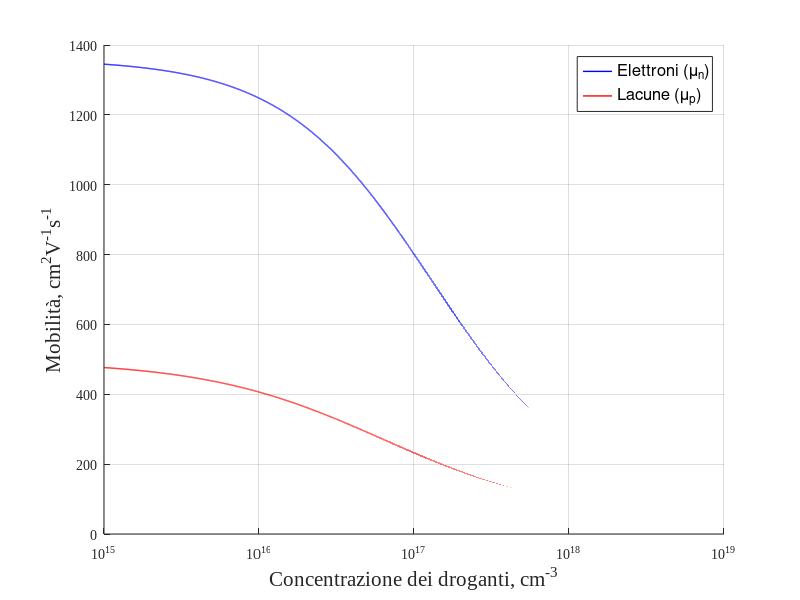

Write MATLAB code to recreate this figure. (Note: this script raises an error after producing the figure.)
clc
clear
close all

format long e

%parametri silicio
N_C = 2.8e19; %cm-3
N_V = 1.04e19; %cm-3
E_g = 1.12; %eV
T = 300; %K
k_B = 1.38064880e-23;
q = 1.60217657e-19;
V_T = k_B*T/q; %V
n_i = sqrt(N_V*N_C)*exp(-E_g/(2*V_T)); %cm-3
eps_si = 11.7*8.5418782e-14; %F cm-1

%parametri candidato
n = 12;
c = 4;

%lunghezza campione
w_n = (n+c+1)*10; %mum
w_p = w_n; %mum

%drogaggio
N_A = sqrt(n*c)*10^(17); %cm-3
N_D = n*10^(17); %cm-3
N_eq = (N_A*N_D)/(N_A+N_D); %cm-3

%tensione built in
V_bi = V_T*log(N_A*N_D/(n_i^2)); %V

%tensione bias
V_bias = n/20; %V

%dati mobilità
mu_n_max = 1360; %cm2 V-1 s-1
mu_n_min = 92; %cm2 V-1 s-1
mu_p_max = 495; %cm2 V-1 s-1
mu_p_min = 47.7; %cm2 V-1 s-1

%modello di Caughey-Thomas
alfa_n = 0.91;
alfa_p = 0.76;

N_p_ref = 6.3e16; %cm-3
N_n_ref = 1.3e17; %cm-3

%mobilità
mu_p = mu_p_min+(mu_p_max-mu_p_min)/(1+(N_A/N_p_ref)^alfa_p); %cm2 V-1 s-1
mu_n = mu_n_min+(mu_n_max-mu_n_min)/(1+(N_D/N_n_ref)^alfa_n); %cm2 V-1 s-1


%% Es.1 mobilità (pt 1)
clc
close all

%Valori drogaggio fra 1e15 e 1e19
x = linspace(1e15,1e19,1e6);

%funzioni da plottare
mu_p_plot = mu_p_min + (mu_p_max - mu_p_min) ./ (1 + (x ./ N_p_ref).^alfa_p); 
mu_n_plot = mu_n_min + (mu_n_max - mu_n_min) ./ (1 + (x ./ N_n_ref).^alfa_n);

%plot
figure
hold on

% Plot delle curve principali
plot(x, mu_n_plot, 'b', 'LineWidth', 1)
plot(x, mu_p_plot, 'r', 'LineWidth', 1)


% Impostazioni assi
grid on
set(gca, 'Xscale', 'log')
set(gca, 'Fontname', 'Times New Roman')
xlabel('Concentrazione dei droganti, cm^{-3}', 'FontSize',15)
ylabel('Mobilità, cm^2V^{-1}s^{-1}', 'FontSize',15)
legend('Elettroni (\mu_n)', 'Lacune (\mu_p)','FontSize',12,'Location', 'best')

% drogaggio N_A e N_D
xline(N_A, '--r', 'HandleVisibility', 'off'); 
xline(N_D, '--b', 'HandleVisibility', 'off');

% punti di intersezione (pallini pieni)
plot(N_A, mu_p, 'ro', 'MarkerFaceColor', 'r', 'MarkerSize', 4, 'HandleVisibility', 'off');
plot(N_D, mu_n, 'bo', 'MarkerFaceColor', 'b', 'MarkerSize', 4, 'HandleVisibility', 'off');

% 3. Etichette di testo
exp_NA = floor(log10(N_A));
mant_NA = N_A / (10^exp_NA);

exp_ND = floor(log10(N_D));
mant_ND = N_D / (10^exp_ND);

% --- ETICHETTE OUTPUT (Mobilità) ---
% Fattore di spostamento verticale (15%) per evitare sovrapposizioni
offset = 0.05; 

% 1. Etichetta Lacune (ROSSA)
% Posizione: Sotto il pallino.
% Soluzione: Moltiplichiamo mu_p per (1 - offset) per abbassare il testo.
% Aggiungiamo ' \quad' alla fine della stringa per staccarlo a sinistra.
text(N_A, mu_p * (1 - offset), ...
    sprintf('$\\mu_p = %.1f \\; \\mathrm{cm}^2\\mathrm{V}^{-1}\\mathrm{s}^{-1} \\quad$', mu_p), ...
    'Interpreter', 'latex', ...
    'FontSize', 11, ...
    'Color', 'r', ...
    'HorizontalAlignment', 'right', ... % Allinea a destra (il testo finisce nel punto)
    'VerticalAlignment', 'top');        % Allinea in alto (il testo "pende" dal punto)

% 2. Etichetta Elettroni (BLU)
% Posizione: Sopra il pallino.
% Soluzione: Moltiplichiamo mu_n per (1 + offset) per alzare il testo.
% Aggiungiamo '\quad ' all'inizio della stringa per staccarlo a destra.
text(N_D, mu_n * (1 + offset), ...
    sprintf('$\\quad \\mu_n = %.1f \\; \\mathrm{cm}^2\\mathrm{V}^{-1}\\mathrm{s}^{-1}$', mu_n), ...
    'Interpreter', 'latex', ...
    'FontSize', 11, ...
    'Color', 'b', ...
    'HorizontalAlignment', 'left', ...  % Allinea a sinistra (il testo inizia dal punto)
    'VerticalAlignment', 'bottom');     % Allinea in basso (il testo sta sopra il punto)

yl = ylim; 
y_pos_text = yl(1) + (yl(2)-yl(1))*0.5; % Posizionato al 5% dell'altezza del grafico

% Etichetta N_A (Rosso, verticale)
text(N_A, y_pos_text, sprintf('$N_A = %.2f \\times 10^{%d} \\; \\mathrm{cm}^{-3}$', mant_NA, exp_NA), ...
    'Interpreter', 'latex', ...
    'Rotation', 90, ...
    'FontSize', 11, 'Color', 'r', ...
    'VerticalAlignment', 'bottom');

% Etichetta N_D formattata come A.AA x 10^BB
text(N_D, y_pos_text, sprintf('$N_D = %.2f \\times 10^{%d} \\; \\mathrm{cm}^{-3}$', mant_ND, exp_ND), ...
    'Interpreter', 'latex', ...
    'Rotation', 90, ...
    'FontSize', 11, 'Color', 'b', ...
    'VerticalAlignment', 'bottom');

grid on

set(gca, 'TickLabelInterpreter', 'latex'); % Fondamentale per renderizzare x_n/x_p
set(gca, 'TickDir', 'out') % Tacche esterne
set(gca, 'LineWidth', 1.2) % Chiude il grafico 
set(gca, 'GridLineStyle', '-') % Tacche esternein un riquadro (assi dx e alto)
set(gca, 'XMinorTick', 'on')

set(gca, 'TickLabelInterpreter', 'latex')
set(gca, 'FontSize', 15)
set(gca, 'FontName', 'Computer Modern')

hold off
%exportgraphics(gcf, 'mobilità.pdf', 'ContentType', 'vector');


%% Es.2 regione svuotata (pt 2)
clc
close all

%regione svuotata eq
x_n_0 = sqrt((2*eps_si*N_eq*V_bi)/(q*N_D^2))*1e4; %mum
x_p_0 = sqrt((2*eps_si*N_eq*V_bi)/(q*N_A^2))*1e4; %mum
x_d_0 = x_p_0 + x_n_0; %mum

x_n_bias = sqrt((2*eps_si*N_eq*(V_bi-V_bias))/(q*N_D^2))*1e4; %mum
x_p_bias = sqrt((2*eps_si*N_eq*(V_bi-V_bias))/(q*N_A^2))*1e4; %mum
x_d_bias = x_p_bias + x_n_bias;

V_a = linspace(-1,V_bi,1000); %V

x_n_plot = sqrt((2*eps_si*N_eq*(V_bi-V_a))/(q*N_D^2))*1e4; %mum
x_p_plot = sqrt((2*eps_si*N_eq*(V_bi-V_a))/(q*N_A^2))*1e4; %mum
x_d_plot = x_p_plot + x_n_plot;


%plot
figure
hold on

% --- PLOT CURVE ---
plot(V_a, x_n_plot, 'b', 'LineWidth', 1)
plot(V_a, x_p_plot, 'r', 'LineWidth', 1)
plot(V_a, x_d_plot, 'k', 'LineWidth', 1)

xlim([-V_bi, V_bi])

% --- IMPOSTAZIONI ASSI ---
grid on
set(gca, 'TickLabelInterpreter', 'latex')
set(gca, 'FontSize', 15)
xlabel('Tensione di Bias, V', 'Interpreter', 'latex')
ylabel('Ampiezza della regione svuotata, $\mu \mathrm{m}$', 'Interpreter', 'latex')
legend('Regione $n$ ($x_p$)', 'Regione $p$ ($x_n$)', 'Ampiezza totale ($x_d$)', ...
    'FontSize',12,'Location', 'best', 'Interpreter', 'latex')

% --- RETTE E PUNTI (BIAS) ---
% Usa V_bias invece di 0 se hai calcolato un bias specifico
xline(0, '--k', 'HandleVisibility', 'off'); 
xline(V_bias, '--k', 'HandleVisibility', 'off'); 

%eq
plot(0, x_p_0, 'ro', 'MarkerFaceColor', 'r', 'MarkerSize', 4, 'HandleVisibility', 'off');
plot(0, x_n_0, 'bo', 'MarkerFaceColor', 'b', 'MarkerSize', 4, 'HandleVisibility', 'off');
plot(0, x_d_0, 'ko', 'MarkerFaceColor', 'k', 'MarkerSize', 4, 'HandleVisibility', 'off');

%bias
plot(V_bias, x_p_bias, 'ro', 'MarkerFaceColor', 'r', 'MarkerSize', 4, 'HandleVisibility', 'off');
plot(V_bias, x_n_bias, 'bo', 'MarkerFaceColor', 'b', 'MarkerSize', 4, 'HandleVisibility', 'off');
plot(V_bias, x_d_bias, 'ko', 'MarkerFaceColor', 'k', 'MarkerSize', 4, 'HandleVisibility', 'off');

% --- ETICHETTE DI TESTO ---
%eq
% x_p_0
exp_xp = floor(log10(x_p_0));
mant_xp = x_p_0 / (10^exp_xp);

% x_n_0
exp_xn = floor(log10(x_n_0));
mant_xn = x_n_0 / (10^exp_xn);

% x_d_0 (Totale)
exp_xd = floor(log10(x_d_0));
mant_xd = x_d_0 / (10^exp_xd);

%bias
% x_p_bias
exp_xp_b = floor(log10(x_p_bias));
mant_xp_b = x_p_bias / (10^exp_xp_b);

% x_n_bias
exp_xn_b = floor(log10(x_n_bias));
mant_xn_b = x_n_bias / (10^exp_xn_b);

% x_d_bias (Totale)
exp_xd_b = floor(log10(x_d_bias));
mant_xd_b = x_d_bias / (10^exp_xd_b);

% --- ETICHETTE DI TESTO CON NOTAZIONE SCIENTIFICA ---

% Etichetta x_p_0 (Rosso)
text(0, x_p_0, sprintf('$x_{p,0} = %.2f \\times 10^{%d} \\; \\mu \\mathrm{m}$', mant_xp, exp_xp), ...
    'Interpreter', 'latex', ...
    'FontSize', 11, 'Color', 'r', ...
    'HorizontalAlignment', 'right', ...
    'VerticalAlignment', 'top'); % Bottom sposta la scritta sopra il punto

% Etichetta x_n_0 (Blu)
text(0, x_n_0, sprintf('$x_{n,0} = %.2f \\times 10^{%d} \\; \\mu \\mathrm{m}$', mant_xn, exp_xn), ...
    'Interpreter', 'latex', ...
    'FontSize', 11, 'Color', 'b', ...
    'HorizontalAlignment', 'right', ... % Allineato a destra come richiesto
    'VerticalAlignment', 'top');    % Top sposta la scritta sotto il punto

% Etichetta x_d_0 (Nero - Totale)
text(0, x_d_0, sprintf('$x_{d,0} = %.2f \\times 10^{%d} \\; \\mu \\mathrm{m}$', mant_xd, exp_xd), ...
    'Interpreter', 'latex', ...
    'FontSize', 11, 'Color', 'k', ...
    'HorizontalAlignment', 'right', ... % Left per staccarlo dagli altri se x_d è più in alto
    'VerticalAlignment', 'top');

% Etichetta x_p_0 (Rosso)
text(V_bias, x_p_bias, sprintf('$x_{p,bias} = %.2f \\times 10^{%d} \\; \\mu \\mathrm{m}$', mant_xp_b, exp_xp_b), ...
    'Interpreter', 'latex', ...
    'FontSize', 11, 'Color', 'r', ...
    'HorizontalAlignment', 'right', ...
    'VerticalAlignment', 'top'); % Bottom sposta la scritta sopra il punto

% Etichetta x_n_0 (Blu)
text(V_bias, x_n_bias, sprintf('$x_{n,bias} = %.2f \\times 10^{%d} \\; \\mu \\mathrm{m}$', mant_xn_b, exp_xn_b), ...
    'Interpreter', 'latex', ...
    'FontSize', 11, 'Color', 'b', ...
    'HorizontalAlignment', 'right', ... % Allineato a destra come richiesto
    'VerticalAlignment', 'top');    % Top sposta la scritta sotto il punto

% Etichetta x_d_0 (Nero - Totale)
text(V_bias, x_d_bias, sprintf('$x_{d,bias} = %.2f \\times 10^{%d} \\; \\mu \\mathrm{m}$', mant_xd_b, exp_xd_b), ...
    'Interpreter', 'latex', ...
    'FontSize', 11, 'Color', 'k', ...
    'HorizontalAlignment', 'right', ... % Left per staccarlo dagli altri se x_d è più in alto
    'VerticalAlignment', 'top');

% --- ETICHETTA TENSIONE BIAS ---
yl = ylim; 
y_pos_text_eq = yl(1) + (yl(2)-yl(1))*0.8; 

text(0, y_pos_text_eq, sprintf('$V_{bias} = %.0f \\; V$', 0), ...
    'Interpreter', 'latex', ...
    'Rotation', 90, ...
    'FontSize', 11, 'Color', 'k', ...
    'VerticalAlignment', 'bottom');

yl = ylim; 
y_pos_text_bias = yl(1) + (yl(2)-yl(1))*0.6; 

text(V_bias, y_pos_text_bias, sprintf('$V_{bias} = %.2f \\; V$', V_bias), ...
    'Interpreter', 'latex', ...
    'Rotation', 90, ...
    'FontSize', 11, 'Color', 'k', ...
    'VerticalAlignment', 'bottom');

box off
set(gca, 'XMinorTick', 'on', 'YMinorTick', 'on')
set(gca, 'TickLabelInterpreter', 'latex')
set(gca, 'FontName', 'Times New Roman')
set(gca, 'LineWidth', 1)


hold off

%exportgraphics(gcf, 'ampiezza_regione_svuotamento.pdf', 'ContentType', 'vector');

%% Es. 1 Diagramma a bande, eq (pt 3)
clc
close all

Ec = pn_eq_band_diag('ConductionBandPotential.txt');
Ev = pn_eq_band_diag('ValenceBandPotential.txt');
EFn = pn_eq_band_diag('nQuasiFermiLevel.txt');
EFp = pn_eq_band_diag('pQuasiFermiLevel.txt');
Potential = pn_eq_band_diag('ElectrostaticPotential.txt');
EFi = -Potential;


%distanze energetiche

%lato n
EC_EF_n_th = V_T*log(N_C/N_D);
EF_EV_n_th = V_T*log(N_V*N_D/(n_i^2));

%lato p
EC_EF_p_th = V_T*log(N_C*N_A/(n_i^2));
EF_EV_p_th = V_T*log(N_V/N_A);



figure
hold on

xlim([-0.1, 0.1]); 

%energy bands
plot(Ec(:,1)-w_p, Ec(:,2), 'LineWidth',1)
plot(Ev(:,1)-w_p, Ev(:,2), 'LineWidth',1)
plot(EFn(:,1)-w_p, EFn(:,2),'b', 'LineWidth',1)
plot(EFp(:,1)-w_p, EFp(:,2),'r--','LineWidth',1)
plot(Potential(:,1)-w_p, EFi(:,2), 'LineWidth',1)

%delpleted region
xline(x_n_0, '--k', 'HandleVisibility', 'off'); 
xline(-x_p_0, '--k', 'HandleVisibility', 'off'); 
xline(0, '--k', 'HandleVisibility', 'off'); 

% quote
data_Ec_shifted = [Ec(:,1)-w_p, Ec(:,2)];
data_EFp_shifted = [EFp(:,1)-w_p, EFp(:,2)];
data_Ev_shifted = [Ev(:,1)-w_p, Ev(:,2)];

quota_esterna(-2.5*x_n_0, -0.005, data_Ec_shifted, data_EFp_shifted, 0.02,  '$E_{C,p} - E_{F} = 1.05\,\mathrm{eV}$');
quota_esterna(2.3*x_n_0, 0.012, data_Ec_shifted, data_EFp_shifted, 0.12, '$E_{C,n} - E_{F} = 81.4\,\mathrm{meV}$');

quota_esterna(-2.5*x_p_0, 0.005, data_EFp_shifted, data_Ev_shifted, -0.12, '$E_{F} - E_{V,p} = 70.0\,\mathrm{meV}$');
quota_esterna(2.2*x_n_0, 0.005, data_EFp_shifted, data_Ev_shifted, 0.09, '$E_{F} - E_{V,n} = 1.04\,\mathrm{eV}$');

%quote orizzontali
quota_orizzontale(-x_p_0, x_n_0, 0.3, 0.9, '$x_{d,0}$');


% --- RAPPRESENTAZIONE qV_bi (Extension Line + Quota) ---
xl = xlim;
total_width = xl(2) - xl(1);

% 2. Calcola un punto di partenza con un margine del 2% rispetto all'asse Y
margin = total_width * 0.05; 
x_start_safe = xl(1) + margin; % Parte un po' dopo il bordo sinistro

% 3. Identifica i livelli (come prima)
y_Ec_p_side = max(Ec(:,2)); 
y_Ec_n_side = min(Ec(:,2));

%pot built in
V_bi_padre = y_Ec_p_side-y_Ec_n_side;

x_arrow_pos = x_n_0 * 2.0;

% x_arrow_pos: dove metti la freccia
% min(xlim): da dove parte la linea tratteggiata (sinistra del grafico)
% y_Ec_p_side: valore alto (Ec regione p)
% y_Ec_n_side: valore basso (Ec regione n)
quota_potenziale_built_in(x_arrow_pos, x_start_safe, y_Ec_p_side, y_Ec_n_side, '$qV_{bi} = 0.97\,\mathrm{eV}$');




hold off
xlabel('Posizione-x, \mum') 
ylabel('Energia, eV')

xregion(-x_p_0, x_n_0, 'FaceColor', [0.9 0.9 0.9], 'FaceAlpha', 0.5);

legend('$E_c$','$E_v$','$E_{F_p}$','$E_{F_n}$','$E_{F_i}$','FontSize',12 ,'Interpreter', 'latex')
set(gca, 'Fontname', 'Times New Roman')

grid on
box off
set(gca, 'TickDir', 'out', 'TickLabelInterpreter', 'latex', 'FontSize', 15)

% --- PERSONALIZZAZIONE ASSE X (Solo x_p, 0, x_n) ---

% --- GESTIONE SMART DELLE TACCHE ASSE X ---

% 1. Forza l'aggiornamento del grafico per calcolare le tacche automatiche attuali
drawnow; 
current_ticks = xticks; 

% 2. Definisci le tue tacche speciali e le relative etichette
special_ticks = [-x_p_0, 0, x_n_0];
special_labels = {'$-x_{p,0}$', '0', '$x_{n,0}$'};

% 3. Unisci le tacche, rimuovendo quelle standard troppo vicine alle speciali
%    (Questo evita che un numero come 0.02 si sovrapponga a x_n se sono vicini)
range_x = max(current_ticks) - min(current_ticks);
tolerance = range_x * 0.05; % Tolleranza del 3% della larghezza totale

final_ticks = special_ticks;
final_labels = special_labels;

for i = 1:length(current_ticks)
    val = current_ticks(i);
    % Se la tacca corrente è "lontana" da tutte le tacche speciali, la teniamo
    if all(abs(val - special_ticks) > tolerance)
        final_ticks(end+1) = val;
        % Convertiamo il numero in stringa (stile 'general' rimuove zeri inutili)
        final_labels{end+1} = num2str(val, '%.2g'); 
    end
end

% 4. Ordina tacche ed etichette
[final_ticks, sort_idx] = sort(final_ticks);
final_labels = final_labels(sort_idx);

% 5. Applica al grafico
xticks(final_ticks);
xticklabels(final_labels);

% 6. Assicura che la griglia sia attiva e stilosa
grid on
set(gca, 'TickLabelInterpreter', 'latex'); % Fondamentale per renderizzare x_n/x_p


set(gca, 'GridLineStyle', '-', 'LineWidth',0.1)

set(gca, 'TickDir', 'out') % Tacche esterne
set(gca, 'LineWidth', 1.2) % Chiude il grafico in un riquadro (assi dx e alto)
set(gca, 'XMinorTick', 'on', 'YMinorTick', 'on')

% Impostazioni tipografiche
set(gca, 'TickLabelInterpreter', 'latex')
set(gca, 'FontSize', 15)
set(gca, 'FontName', 'Times New Roman')

%exportgraphics(gcf, 'en_band_diag_eq.pdf', 'ContentType', 'vector');

%% %% Es. 1 Diagramma a bande con bias, eq (pt 4)
clc
close all
Ec_bias = pn_bias_band_diag('ConductionBandPotential_bias.txt');
Ev_bias = pn_bias_band_diag('ValenceBandPotential_bias.txt');
EFn_bias = pn_bias_band_diag('nQuasiFermiLevel_bias.txt');
EFp_bias = pn_bias_band_diag('pQuasiFermiLevel_bias.txt');
Potential_bias = pn_bias_band_diag('ElectrostaticPotential_bias.txt');
EFi_bias = -Potential_bias;


figure
hold on

%energy bands
plot(Ec_bias(:,1)-w_p, Ec_bias(:,2), 'LineWidth',1)
plot(Ev_bias(:,1)-w_p, Ev_bias(:,2), 'LineWidth',1)
plot(EFn_bias(:,1)-w_p, -EFn_bias(:,2),'b--', 'LineWidth',1)
plot(EFp_bias(:,1)-w_p, -EFp_bias(:,2),'r--','LineWidth',1)
plot(Potential_bias(:,1)-w_p, EFi_bias(:,2), 'LineWidth',1)

%delpleted region
xline(x_n_bias, '--k', 'HandleVisibility', 'off'); 
xline(-x_p_bias, '--k', 'HandleVisibility', 'off'); 
xline(0, '--k', 'HandleVisibility', 'off'); 

xlim([-0.1, 0.1]); 
ylim([-1.5,1.5]);

%distanze energetiche

%lato p
EFi_EFp_th_p = V_T*log(N_A/n_i);
n_p_xp = n_i^2/N_A*(exp(V_bias/V_T));
EFn_Efi_th_p = -V_T*log(n_p_xp/n_i);

EC_EFi_th = V_T*log(N_C/n_i);
EFi_EV_th = V_T*log(N_V/n_i);
EC_EFn_th_p = EC_EFi_th + EFn_Efi_th_p
EFp_EV_p_th = EFi_EV_th - EFi_EFp_th_p

%lato n
p_n_xn = n_i^2/N_D*(exp(V_bias/V_T));
EFi_EFp_th_n = -V_T*log(n_p_xp/n_i);
EFn_Efi_th_n = V_T*log(N_D/n_i);

EC_EFn_th_n = EC_EFi_th - EFn_Efi_th_n
EFp_EV_n_th = EFi_EV_th + EFi_EFp_th_n

% quote
data_Ec_shifted_bias = [Ec_bias(:,1)-w_p, Ec_bias(:,2)];
data_EFp_shifted_bias = [EFp_bias(:,1)-w_p, -EFp_bias(:,2)];
data_Ev_shifted_bias = [Ev_bias(:,1)-w_p, Ev_bias(:,2)];
data_EFn_shifted_bias = [EFn_bias(:,1)-w_p, -EFn_bias(:,2)];

quota_esterna(-6*x_n_bias, 0.005, data_Ec_shifted_bias, data_EFn_shifted_bias, 0,  '$E_{C,p} - E_{F_n} = 0.450\,\mathrm{eV}$');
quota_esterna(3.5*x_n_bias, 0.012, data_Ec_shifted_bias, data_EFn_shifted_bias, -0.1, '$E_{C,n} - E_{F_n} = 81.4\,\mathrm{meV}$');

quota_esterna(-3*x_n_bias, -0.012, data_EFp_shifted_bias, data_Ev_shifted_bias, -0.1,  '$E_{F_p} - E_{V,p} = 70.0\,\mathrm{meV}$');
quota_esterna(6*x_n_bias, -0.005, data_EFp_shifted_bias, data_Ev_shifted_bias, 0, '$E_{F_p} - E_{V,n} = 0.438\,\mathrm{eV}$');

quota_esterna(0.018, 0.005, data_EFn_shifted_bias, data_EFp_shifted_bias, 0, '$E_{F_n} - E_{F_p} = 0.60\,\mathrm{eV}$');

xregion(-x_p_bias, x_n_bias, 'FaceColor', [0.9 0.9 0.9], 'FaceAlpha', 0.5);

%quote orizzontali
quota_orizzontale(-x_p_bias, x_n_bias, 0.4, 0.2, '$x_{d,bias}$');

% --- RAPPRESENTAZIONE qV_bi (Extension Line + Quota) ---
xl = xlim;
total_width = xl(2) - xl(1);
% 
%2. Calcola un punto di partenza con un margine del 2% rispetto all'asse Y
margin = total_width * 0.05; 
x_start_safe = xl(1) + margin; % Parte un po' dopo il bordo sinistro
% 
% 3. Identifica i livelli (come prima)
y_Ec_p_side_bias = max(Ec_bias(:,2)); 
y_Ec_n_side_bias = min(Ec_bias(:,2));

%pot built in
V_bi_padre_bias = y_Ec_p_side_bias-y_Ec_n_side_bias;
% 
x_arrow_pos_bias = x_n_0 *1.5;
if x_arrow_pos_bias > xl(2), x_arrow_pos_bias = xl(2) * 0.9; end
% 
quota_potenziale_built_in(x_arrow_pos_bias, x_start_safe, y_Ec_p_side_bias, y_Ec_n_side_bias, '$q(V_{bi}-V_{bias}) = 0.37\,\mathrm{eV}$');

hold off
xlabel('Posizione-x, \mum') 
ylabel('Energia, eV')

legend('$E_C$','$E_V$','$E_{F_n}$','$E_{F_p}$','$E_{F_i}$','FontSize',12, 'Interpreter', 'latex')
set(gca, 'Fontname', 'Times New Roman')
set(gca, 'Fontsize', 15)
% 
grid on
box off
set(gca, 'TickDir', 'out', 'TickLabelInterpreter', 'latex', 'FontSize', 12)

% --- PERSONALIZZAZIONE ASSE X (Solo x_p, 0, x_n) ---

% --- GESTIONE SMART DELLE TACCHE ASSE X ---

% 1. Forza l'aggiornamento del grafico per calcolare le tacche automatiche attuali
drawnow; 
current_ticks = xticks; 

% 2. Definisci le tue tacche speciali e le relative etichette
special_ticks = [-x_p_bias, 0, x_n_bias];
special_labels = {'$-x_{p_{bias}}$', '0', '$x_{n_{bias}}$'};

% 3. Unisci le tacche, rimuovendo quelle standard troppo vicine alle speciali
%    (Questo evita che un numero come 0.02 si sovrapponga a x_n se sono vicini)
range_x = max(current_ticks) - min(current_ticks);
tolerance = range_x * 0.05; % Tolleranza del 3% della larghezza totale

final_ticks = special_ticks;
final_labels = special_labels;

for i = 1:length(current_ticks)
    val = current_ticks(i);
    % Se la tacca corrente è "lontana" da tutte le tacche speciali, la teniamo
    if all(abs(val - special_ticks) > tolerance)
        final_ticks(end+1) = val;
        % Convertiamo il numero in stringa (stile 'general' rimuove zeri inutili)
        final_labels{end+1} = num2str(val, '%.2g'); 
    end
end

% 4. Ordina tacche ed etichette
[final_ticks, sort_idx] = sort(final_ticks);
final_labels = final_labels(sort_idx);

% 5. Applica al grafico
xticks(final_ticks);
xticklabels(final_labels);

% 6. Assicura che la griglia sia attiva e stilosa
grid on
set(gca, 'TickLabelInterpreter', 'latex'); % Fondamentale per renderizzare x_n/x_p
set(gca, 'TickDir', 'out') % Tacche esterne
set(gca, 'LineWidth', 1.2) % Chiude il grafico in un riquadro (assi dx e alto)
set(gca, 'XMinorTick', 'on', 'YMinorTick', 'on')

set(gca, 'TickLabelInterpreter', 'latex')
set(gca, 'FontSize', 15)
set(gca, 'FontName', 'Times New Roman')

%exportgraphics(gcf, 'en_band_diag_bias.pdf', 'ContentType', 'vector');



%% Es.1 Potenziale eq (pt 5)
clc
close all

Potential = pn_eq_band_diag('ElectrostaticPotential.txt');

fattore_trasl = 1.368813372080000e-01;


x_depl_p = linspace(-x_p_0,0, 1000);
x_neu_p = linspace(-w_p,-x_p_0, 1000);
x_depl_n = linspace(0,x_n_0, 1000);
x_neu_n = linspace(x_n_0,w_n, 1000);

% 1. Pre-allocazione del vettore risultato (es. con NaN o zeri)
y_depl_p = zeros(size(x_depl_p)); 
y_depl_p = (q*N_A)/(2*eps_si)*(x_depl_p.*10^(-4)+(x_p_0*10^(-4))).^2 - (q*N_A)/(2*eps_si)*(x_p_0*10^(-4))^2;

y_neu_p = zeros(size(x_neu_p)); 
y_neu_p(1,:) = - (q*N_A)/(2*eps_si)*(x_p_0*10^(-4))^2;

y_depl_n = zeros(size(x_depl_p)); 
y_depl_n = -(q*N_D)/(2*eps_si)*(x_depl_n.*10^(-4)-(x_n_0*10^(-4))).^2 + (q*N_D)/(2*eps_si)*(x_n_0*10^(-4))^2;

y_neu_n = zeros(size(x_neu_p)); 
y_neu_n(1,:) = + (q*N_D)/(2*eps_si)*(x_n_0*10^(-4))^2;

figure
hold on
plot(Potential(:,1)-w_p, Potential(:,2) - fattore_trasl,'r', 'LineWidth',1.2)
plot(x_neu_p,y_neu_p,'b', 'LineWidth',1.2)
plot(x_depl_p,y_depl_p,'b', 'LineWidth',1.2)
plot(x_depl_n,y_depl_n,'b', 'LineWidth',1.2)
plot(x_neu_n,y_neu_n,'b', 'LineWidth',1.2)
xlim([-0.1, 0.1]); 
ylim([-0.8, 0.6]); 
hold off

xlabel('Posizione-x, \mum') 
ylabel('Potenziale elettrostatico, V')

legend('$\varphi_{0}$ Simulazione Padre','$\varphi_{0}$ Modello teorico','FontSize',12, 'Interpreter', 'latex')

xregion(-x_p_0, x_n_0, 'FaceColor', [0.9 0.9 0.9], ...
    'FaceAlpha', 0.5, 'HandleVisibility', 'off');
xline(x_n_0, '--k', 'HandleVisibility', 'off'); 
xline(-x_p_0, '--k', 'HandleVisibility', 'off'); 
xline(0, '--k', 'HandleVisibility', 'off'); 

% 1. Forza l'aggiornamento del grafico per calcolare le tacche automatiche attuali
drawnow; 
current_ticks = xticks; 

% 2. Definisci le tue tacche speciali e le relative etichette
special_ticks = [-x_p_0, 0, x_n_0];
special_labels = {'$-x_{p,0}$', '0', '$x_{n,0}$'};

% 3. Unisci le tacche, rimuovendo quelle standard troppo vicine alle speciali
%    (Questo evita che un numero come 0.02 si sovrapponga a x_n se sono vicini)
range_x = max(current_ticks) - min(current_ticks);
tolerance = range_x * 0.05; % Tolleranza del 3% della larghezza totale

final_ticks = special_ticks;
final_labels = special_labels;

for i = 1:length(current_ticks)
    val = current_ticks(i);
    % Se la tacca corrente è "lontana" da tutte le tacche speciali, la teniamo
    if all(abs(val - special_ticks) > tolerance)
        final_ticks(end+1) = val;
        % Convertiamo il numero in stringa (stile 'general' rimuove zeri inutili)
        final_labels{end+1} = num2str(val, '%.2g'); 
    end
end

% 4. Ordina tacche ed etichette
[final_ticks, sort_idx] = sort(final_ticks);
final_labels = final_labels(sort_idx);

% 5. Applica al grafico
xticks(final_ticks);
xticklabels(final_labels);

% 6. Assicura che la griglia sia attiva e stilosa
grid on

set(gca, 'TickLabelInterpreter', 'latex'); % Fondamentale per renderizzare x_n/x_p
set(gca, 'TickDir', 'out') % Tacche esterne
set(gca, 'LineWidth', 1.2) % Chiude il grafico in un riquadro (assi dx e alto)
set(gca, 'XMinorTick', 'on')

set(gca, 'TickLabelInterpreter', 'latex')
set(gca, 'FontSize', 15)
set(gca, 'FontName', 'Times New Roman')

exportgraphics(gcf, 'potential_equilibrium.pdf', 'ContentType', 'vector');




%% %% Es.1 Potenziale con bias (pt 5)
clc
close all

Potential_bias = pn_bias_band_diag('ElectrostaticPotential_bias.txt');

fattore_trasl = 0.356445670776;


x_depl_p_bias = linspace(-x_p_bias,0, 1000);
x_neu_p_bias = linspace(-w_p,-x_p_bias, 1000);
x_depl_n_bias = linspace(0,x_n_bias, 1000);
x_neu_n_bias = linspace(x_n_bias,w_n, 1000);


y_depl_p_bias = zeros(size(x_depl_p_bias)); 
y_depl_p_bias = (q*N_A)/(2*eps_si)*(x_depl_p_bias.*10^(-4)+(x_p_bias*10^(-4))).^2 - (q*N_A)/(2*eps_si)*(x_p_bias*10^(-4))^2;

y_neu_p_bias = zeros(size(x_neu_p_bias)); 
y_neu_p_bias(1,:) = - (q*N_A)/(2*eps_si)*(x_p_bias*10^(-4))^2;

y_depl_n_bias = zeros(size(x_depl_p_bias)); 
y_depl_n_bias = -(q*N_D)/(2*eps_si)*(x_depl_n_bias.*10^(-4)-(x_n_bias*10^(-4))).^2 + (q*N_D)/(2*eps_si)*(x_n_bias*10^(-4))^2;

y_neu_n_bias = zeros(size(x_neu_p_bias)); 
y_neu_n_bias(1,:) = + (q*N_D)/(2*eps_si)*(x_n_bias*10^(-4))^2;

figure
hold on
plot(Potential_bias(:,1)-w_p, Potential_bias(:,2) - fattore_trasl,'r', 'LineWidth',1.2)
plot(x_neu_p_bias,y_neu_p_bias,'b', 'LineWidth',1.2)
plot(x_depl_p_bias,y_depl_p_bias,'b', 'LineWidth',1.2)
plot(x_depl_n_bias,y_depl_n_bias,'b', 'LineWidth',1.2)
plot(x_neu_n_bias,y_neu_n_bias,'b', 'LineWidth',1.2)
xlim([-0.1, 0.1]); 
hold off

xlabel('Posizione-x, \mum') 
ylabel('Potenziale elettrostatico, V')

legend('$\varphi_{bias}$ Simulazione Padre','$\varphi_{bias}$ Modello teorico','FontSize',12, 'Interpreter', 'latex')
ylim([-0.8,0.6])
xregion(-x_p_bias, x_n_bias, 'FaceColor', [0.9 0.9 0.9], ...
    'FaceAlpha', 0.5, 'HandleVisibility', 'off');
xline(x_n_bias, '--k', 'HandleVisibility', 'off'); 
xline(-x_p_bias, '--k', 'HandleVisibility', 'off'); 
xline(0, '--k', 'HandleVisibility', 'off'); 

% 1. Forza l'aggiornamento del grafico per calcolare le tacche automatiche attuali
drawnow; 
current_ticks = xticks; 

% 2. Definisci le tue tacche speciali e le relative etichette
special_ticks = [-x_p_bias, 0, x_n_bias];
special_labels = {'$-x_{p_{bias}}$', '0', '$x_{n_{bias}}$'};

% 3. Unisci le tacche, rimuovendo quelle standard troppo vicine alle speciali
%    (Questo evita che un numero come 0.02 si sovrapponga a x_n se sono vicini)
range_x = max(current_ticks) - min(current_ticks);
tolerance = range_x * 0.05; % Tolleranza del 3% della larghezza totale

final_ticks = special_ticks;
final_labels = special_labels;

for i = 1:length(current_ticks)
    val = current_ticks(i);
    % Se la tacca corrente è "lontana" da tutte le tacche speciali, la teniamo
    if all(abs(val - special_ticks) > tolerance)
        final_ticks(end+1) = val;
        % Convertiamo il numero in stringa (stile 'general' rimuove zeri inutili)
        final_labels{end+1} = num2str(val, '%.2g'); 
    end
end

% 4. Ordina tacche ed etichette
[final_ticks, sort_idx] = sort(final_ticks);
final_labels = final_labels(sort_idx);

% 5. Applica al grafico
xticks(final_ticks);
xticklabels(final_labels);

% 6. Assicura che la griglia sia attiva e stilosa

set(gca, 'TickLabelInterpreter', 'latex'); % Fondamentale per renderizzare x_n/x_p
set(gca, 'TickDir', 'out') % Tacche esterne
set(gca, 'LineWidth', 1.2) % Chiude il grafico in un riquadro (assi dx e alto)
set(gca, 'XMinorTick', 'on')

set(gca, 'TickLabelInterpreter', 'latex')
set(gca, 'FontSize', 15)
set(gca, 'FontName', 'Times New Roman')

grid on

exportgraphics(gcf, 'potential_bias.pdf', 'ContentType', 'vector');

%% %% Es.1 Campo Elettrostatico eq (pt 6)

campo_el_eq = pn_eq_band_diag('ElectricField.txt');

y_depl_p_E = zeros(size(x_depl_p)); 
y_depl_p_E = -(q*N_A)/eps_si*(x_depl_p.*10^(-4) + x_p_0*10^(-4));

y_neu_p_E = zeros(size(x_neu_p)); 
y_neu_p_E(1,:) = 0;

y_depl_n_E = zeros(size(x_depl_p)); 
y_depl_n_E = (q*N_D)/eps_si*(x_depl_n.*10^(-4) - x_n_0*10^(-4));

y_neu_n_E = zeros(size(x_neu_p)); 
y_neu_n_E(1,:) = 0;

figure 
hold on
plot(campo_el_eq(:,1)-w_p, campo_el_eq(:,2),'r', 'LineWidth',1.2)
plot(x_neu_p,y_neu_p_E,'b', 'LineWidth',1.2)
plot(x_depl_p,y_depl_p_E,'b', 'LineWidth',1.2)
plot(x_depl_n,y_depl_n_E,'b', 'LineWidth',1.2)
plot(x_neu_n,y_neu_n_E,'b', 'LineWidth',1.2)



xlim([-0.1, 0.1]); 
ylim([-4e5, 0.1e5]); 

xlabel('Posizione-x, \mum') 
ylabel('Campo elettrostatico, Vcm^{-1}')

legend('$\mathcal{E}_{eq}$ Simulaziome Padre','$\mathcal{E}_{eq}$ Modello teorico','FontSize',12, 'Interpreter', 'latex','Location', 'best')

xregion(-x_p_0, x_n_0, 'FaceColor', [0.9 0.9 0.9], ...
    'FaceAlpha', 0.5, 'HandleVisibility', 'off');
xline(x_n_0, '--k', 'HandleVisibility', 'off'); 
xline(-x_p_0, '--k', 'HandleVisibility', 'off'); 
xline(0, '--k', 'HandleVisibility', 'off'); 

% 1. Forza l'aggiornamento del grafico per calcolare le tacche automatiche attuali
drawnow; 
current_ticks = xticks; 

% 2. Definisci le tue tacche speciali e le relative etichette
special_ticks = [-x_p_0, 0, x_n_0];
special_labels = {'$-x_{p,0}$', '0', '$x_{n,0}$'};

% 3. Unisci le tacche, rimuovendo quelle standard troppo vicine alle speciali
%    (Questo evita che un numero come 0.02 si sovrapponga a x_n se sono vicini)
range_x = max(current_ticks) - min(current_ticks);
tolerance = range_x * 0.05; % Tolleranza del 3% della larghezza totale

final_ticks = special_ticks;
final_labels = special_labels;

for i = 1:length(current_ticks)
    val = current_ticks(i);
    % Se la tacca corrente è "lontana" da tutte le tacche speciali, la teniamo
    if all(abs(val - special_ticks) > tolerance)
        final_ticks(end+1) = val;
        % Convertiamo il numero in stringa (stile 'general' rimuove zeri inutili)
        final_labels{end+1} = num2str(val, '%.2g'); 
    end
end

% 4. Ordina tacche ed etichette
[final_ticks, sort_idx] = sort(final_ticks);
final_labels = final_labels(sort_idx);

% 5. Applica al grafico
xticks(final_ticks);
xticklabels(final_labels);

% 6. Assicura che la griglia sia attiva e stilosa
grid on

set(gca, 'TickLabelInterpreter', 'latex'); % Fondamentale per renderizzare x_n/x_p
set(gca, 'TickDir', 'out') % Tacche esterne
set(gca, 'LineWidth', 1.2) % Chiude il grafico in un riquadro (assi dx e alto)
set(gca, 'XMinorTick', 'on')

set(gca, 'TickLabelInterpreter', 'latex')
set(gca, 'FontSize', 15)
set(gca, 'FontName', 'Times New Roman')

hold off

exportgraphics(gcf, 'campo_el_eq.pdf', 'ContentType', 'vector');

%% %% Es.1 Campo Elettrostatico bias (pt 6)

campo_el_bias = pn_bias_band_diag('ElectricField_bias.txt');

y_depl_p_E_bias = zeros(size(x_depl_p_bias)); 
y_depl_p_E_bias = -(q*N_A)/eps_si*(x_depl_p_bias.*10^(-4) + x_p_bias*10^(-4))

y_neu_p_E_bias = zeros(size(x_neu_p_bias)); 
y_neu_p_E_bias(1,:) = 0;

y_depl_n_E_bias = zeros(size(x_depl_p_bias)); 
y_depl_n_E_bias = (q*N_D)/eps_si*(x_depl_n_bias.*10^(-4) - x_n_bias*10^(-4));

y_neu_n_E_bias = zeros(size(x_neu_p_bias)); 
y_neu_n_E_bias(1,:) = 0;

figure 
hold on
plot(campo_el_bias(:,1)-w_p, campo_el_bias(:,2),'r', 'LineWidth',1.2)
plot(x_neu_p_bias,y_neu_p_E_bias,'b', 'LineWidth',1.2)
plot(x_depl_p_bias,y_depl_p_E_bias,'b', 'LineWidth',1.2)
plot(x_depl_n_bias,y_depl_n_E_bias,'b', 'LineWidth',1.2)
plot(x_neu_n_bias,y_neu_n_E_bias,'b', 'LineWidth',1.2)



xlim([-0.1, 0.1]); 
ylim([-2.5e5, 0.1e5]); 

xlabel('Posizione-x, \mum') 
ylabel('Campo elettrostatico, Vcm^{-1}')

legend('$\mathcal{E}_{bias}$ Simulazione Padre','$\mathcal{E}_{bias}$ Modello teorico', 'FontSize',12, 'Interpreter', 'latex','Location', 'best')

xregion(-x_p_bias, x_n_bias, 'FaceColor', [0.9 0.9 0.9], ...
    'FaceAlpha', 0.5, 'HandleVisibility', 'off');
xline(x_n_bias, '--k', 'HandleVisibility', 'off'); 
xline(-x_p_bias, '--k', 'HandleVisibility', 'off'); 
xline(0, '--k', 'HandleVisibility', 'off'); 

% 1. Forza l'aggiornamento del grafico per calcolare le tacche automatiche attuali
drawnow; 
current_ticks = xticks; 

% 2. Definisci le tue tacche speciali e le relative etichette
special_ticks = [-x_p_bias, 0, x_n_bias];
special_labels = {'$-x_{p_{bias}}$', '0', '$x_{n_{bias}}$'};

% 3. Unisci le tacche, rimuovendo quelle standard troppo vicine alle speciali
%    (Questo evita che un numero come 0.02 si sovrapponga a x_n se sono vicini)
range_x = max(current_ticks) - min(current_ticks);
tolerance = range_x * 0.05; % Tolleranza del 3% della larghezza totale

final_ticks = special_ticks;
final_labels = special_labels;

for i = 1:length(current_ticks)
    val = current_ticks(i);
    % Se la tacca corrente è "lontana" da tutte le tacche speciali, la teniamo
    if all(abs(val - special_ticks) > tolerance)
        final_ticks(end+1) = val;
        % Convertiamo il numero in stringa (stile 'general' rimuove zeri inutili)
        final_labels{end+1} = num2str(val, '%.2g'); 
    end
end

% 4. Ordina tacche ed etichette
[final_ticks, sort_idx] = sort(final_ticks);
final_labels = final_labels(sort_idx);

% 5. Applica al grafico
xticks(final_ticks);
xticklabels(final_labels);

% 6. Assicura che la griglia sia attiva e stilosa
grid on

set(gca, 'TickLabelInterpreter', 'latex'); % Fondamentale per renderizzare x_n/x_p
set(gca, 'TickDir', 'out') % Tacche esterne
set(gca, 'LineWidth', 1.2) % Chiude il grafico in un riquadro (assi dx e alto)
set(gca, 'XMinorTick', 'on')

set(gca, 'TickLabelInterpreter', 'latex')
set(gca, 'FontSize', 15)
set(gca, 'FontName', 'Times New Roman')

hold off

E_num = min(campo_el_bias(:,2))
E_th = -q*N_A*x_p_bias*10^(-4)/eps_si

err = abs(E_num-E_th)/E_th

exportgraphics(gcf, 'campo_el_bias.pdf', 'ContentType', 'vector');

%% Es.1 Densità di carica eq (pt 7)

rho_eq = pn_eq_band_diag('NetChargeConcentration.txt');

y_depl_p_rho = zeros(size(x_depl_p)); 
y_depl_p_rho(1,:) = -(q*N_A);

y_neu_p_rho = zeros(size(x_neu_p)); 
y_neu_p_rho(1,:) = 0;

y_depl_n_rho = zeros(size(x_depl_p)); 
y_depl_n_rho(1,:) = (q*N_D);

y_neu_n_rho = zeros(size(x_neu_p)); 
y_neu_n_rho(1,:) = 0;

y_p_rho = linspace(0,-q*N_A, 1000);
x_p_rho = zeros(size(y_p_rho));
x_p_rho(1,:) = -x_p_0;

y_0_rho = linspace(-q*N_A,q*N_D, 1000);
x_0_rho = zeros(size(y_0_rho));
x_0_rho(1,:) = 0;

y_n_rho = linspace(0,q*N_D, 1000);
x_n_rho = zeros(size(y_n_rho));
x_n_rho(1,:) = x_n_0;

figure
hold on

plot(rho_eq(:,1)-w_p+0.0003,rho_eq(:,2), 'r','LineWidth',1.2)

plot(x_p_rho,y_p_rho,'b', 'LineWidth',1.2)
plot(x_0_rho,y_0_rho,'b', 'LineWidth',1.2)
plot(x_n_rho,y_n_rho,'b', 'LineWidth',1.2)
plot(x_neu_p,y_neu_p_rho,'b', 'LineWidth',1.2)
plot(x_depl_p,y_depl_p_rho,'b', 'LineWidth',1.2)
plot(x_depl_n,y_depl_n_rho,'b', 'LineWidth',1.2)
plot(x_neu_n,y_neu_n_rho,'b', 'LineWidth',1.2)

xlim([-0.1,0.1])
ylim([-0.12,0.2])

xlabel('Posizione-x, \mum') 
ylabel('Densità di carica netta, Ccm^{-3}')

legend('$\rho_{eq}$ Simulazione Padre','$\rho_{eq}$ Modello teorico','FontSize',12, 'Interpreter', 'latex')

xregion(-x_p_0, x_n_0, 'FaceColor', [0.9 0.9 0.9], ...
    'FaceAlpha', 0.5, 'HandleVisibility', 'off');
xline(x_n_0, '--k', 'HandleVisibility', 'off'); 
xline(-x_p_0, '--k', 'HandleVisibility', 'off'); 
xline(0, '--k', 'HandleVisibility', 'off'); 

% 1. Forza l'aggiornamento del grafico per calcolare le tacche automatiche attuali
drawnow; 
current_ticks = xticks; 

% 2. Definisci le tue tacche speciali e le relative etichette
special_ticks = [-x_p_0, 0, x_n_0];
special_labels = {'$-x_{p_0}$', '0', '$x_{n_0}$'};

% 3. Unisci le tacche, rimuovendo quelle standard troppo vicine alle speciali
%    (Questo evita che un numero come 0.02 si sovrapponga a x_n se sono vicini)
range_x = max(current_ticks) - min(current_ticks);
tolerance = range_x * 0.05; % Tolleranza del 3% della larghezza totale

final_ticks = special_ticks;
final_labels = special_labels;

for i = 1:length(current_ticks)
    val = current_ticks(i);
    % Se la tacca corrente è "lontana" da tutte le tacche speciali, la teniamo
    if all(abs(val - special_ticks) > tolerance)
        final_ticks(end+1) = val;
        % Convertiamo il numero in stringa (stile 'general' rimuove zeri inutili)
        final_labels{end+1} = num2str(val, '%.2g'); 
    end
end

% 4. Ordina tacche ed etichette
[final_ticks, sort_idx] = sort(final_ticks);
final_labels = final_labels(sort_idx);

% 5. Applica al grafico
xticks(final_ticks);
xticklabels(final_labels);

% 6. Assicura che la griglia sia attiva e stilosa
grid on

set(gca, 'TickLabelInterpreter', 'latex'); % Fondamentale per renderizzare x_n/x_p
set(gca, 'TickDir', 'out') % Tacche esterne
set(gca, 'LineWidth', 1.2) % Chiude il grafico in un riquadro (assi dx e alto)
set(gca, 'XMinorTick', 'on')

set(gca, 'TickLabelInterpreter', 'latex')
set(gca, 'FontSize', 15)
set(gca, 'FontName', 'Times New Roman')


hold off


exportgraphics(gcf, 'charge_density.pdf', 'ContentType', 'vector');

%% Es.1 Densità di carica bias (pt 7)

rho_bias = pn_bias_band_diag('NetChargeConcentration_bias.txt');

y_depl_p_rho_bias = zeros(size(x_depl_p_bias)); 
y_depl_p_rho_bias(1,:) = -(q*N_A);

y_neu_p_rho_bias = zeros(size(x_neu_p_bias)); 
y_neu_p_rho_bias(1,:) = 0;

y_depl_n_rho_bias = zeros(size(x_depl_p_bias)); 
y_depl_n_rho_bias(1,:) = (q*N_D);

y_neu_n_rho_bias = zeros(size(x_neu_p_bias)); 
y_neu_n_rho_bias(1,:) = 0;

y_p_rho_bias = linspace(0,-q*N_A, 1000);
x_p_rho_bias = zeros(size(y_p_rho_bias));
x_p_rho_bias(1,:) = -x_p_bias;

y_0_rho_bias = linspace(-q*N_A,q*N_D, 1000);
x_0_rho_bias = zeros(size(y_0_rho_bias));
x_0_rho_bias(1,:) = 0;

y_n_rho_bias = linspace(0,q*N_D, 1000);
x_n_rho_bias = zeros(size(y_n_rho_bias));
x_n_rho_bias(1,:) = x_n_bias;

figure
hold on

plot(rho_bias(:,1)-w_p+0.0003,rho_bias(:,2), 'r','LineWidth',1.2)

plot(x_p_rho_bias,y_p_rho_bias,'b', 'LineWidth',1.2)
plot(x_0_rho_bias,y_0_rho_bias,'b', 'LineWidth',1.2)
plot(x_n_rho_bias,y_n_rho_bias,'b', 'LineWidth',1.2)
plot(x_neu_p_bias,y_neu_p_rho_bias,'b', 'LineWidth',1.2)
plot(x_depl_p_bias,y_depl_p_rho_bias,'b', 'LineWidth',1.2)
plot(x_depl_n_bias,y_depl_n_rho_bias,'b', 'LineWidth',1.2)
plot(x_neu_n_bias,y_neu_n_rho_bias,'b', 'LineWidth',1.2)

xlim([-0.1,0.1])
ylim([-0.12,0.2])

xlabel('Posizione-x, \mum') 
ylabel('Densità di carica netta, Ccm^{-3}')

legend('$\rho_{bias}$ Simulazione Padre','$\rho_{bias}$ Modello teorico', 'Interpreter', 'latex')

xregion(-x_p_bias, x_n_bias, 'FaceColor', [0.9 0.9 0.9], ...
    'FaceAlpha', 0.5, 'HandleVisibility', 'off');
xline(x_n_bias, '--k', 'HandleVisibility', 'off'); 
xline(-x_p_bias, '--k', 'HandleVisibility', 'off'); 
xline(0, '--k', 'HandleVisibility', 'off'); 

% 1. Forza l'aggiornamento del grafico per calcolare le tacche automatiche attuali
drawnow; 
current_ticks = xticks; 

% 2. Definisci le tue tacche speciali e le relative etichette
special_ticks = [-x_p_bias, 0, x_n_bias];
special_labels = {'$-x_{p_{bias}}$', '0', '$x_{n_{bias}}$'};

% 3. Unisci le tacche, rimuovendo quelle standard troppo vicine alle speciali
%    (Questo evita che un numero come 0.02 si sovrapponga a x_n se sono vicini)
range_x = max(current_ticks) - min(current_ticks);
tolerance = range_x * 0.05; % Tolleranza del 3% della larghezza totale

final_ticks = special_ticks;
final_labels = special_labels;

for i = 1:length(current_ticks)
    val = current_ticks(i);
    % Se la tacca corrente è "lontana" da tutte le tacche speciali, la teniamo
    if all(abs(val - special_ticks) > tolerance)
        final_ticks(end+1) = val;
        % Convertiamo il numero in stringa (stile 'general' rimuove zeri inutili)
        final_labels{end+1} = num2str(val, '%.2g'); 
    end
end

% 4. Ordina tacche ed etichette
[final_ticks, sort_idx] = sort(final_ticks);
final_labels = final_labels(sort_idx);

% 5. Applica al grafico
xticks(final_ticks);
xticklabels(final_labels);

% 6. Assicura che la griglia sia attiva e stilosa
grid on

set(gca, 'TickLabelInterpreter', 'latex'); % Fondamentale per renderizzare x_n/x_p
set(gca, 'TickDir', 'out') % Tacche esterne
set(gca, 'LineWidth', 1.2) % Chiude il grafico in un riquadro (assi dx e alto)
set(gca, 'XMinorTick', 'on')

set(gca, 'TickLabelInterpreter', 'latex')
set(gca, 'FontSize', 15)
set(gca, 'FontName', 'Times New Roman')



hold off

exportgraphics(gcf, 'charge_density_bias.pdf', 'ContentType', 'vector');

%% Es. 1 Correnti (pt 8)

I_n = pn_bias_band_diag('ElectronCurrent_bias.txt');
I_p = pn_bias_band_diag('HoleCurrent_bias.txt');
I_total = pn_bias_band_diag('TotalCurrent_bias.txt');

figure
hold on

plot(I_n(:,1)-w_p,I_n(:,2),'b','LineWidth', 1.2)
plot(I_p(:,1)-w_p,I_p(:,2),'r','LineWidth', 1.2)
plot(I_total(:,1)-w_p,I_total(:,2),'--k','LineWidth', 1.2)

xlim([-170,170])

xlabel('Posizione-x, \mum') 
ylabel('Corrente , A')

legend('$I_n$','$I_p$','$I_{tot}$','FontSize',12, 'Interpreter', 'latex', 'Location', 'best')



% 6. Assicura che la griglia sia attiva e stilosa
grid on

set(gca, 'TickLabelInterpreter', 'latex'); % Fondamentale per renderizzare x_n/x_p
set(gca, 'TickDir', 'out') % Tacche esterne
set(gca, 'LineWidth', 1.2) % Chiude il grafico in un riquadro (assi dx e alto)
set(gca, 'XMinorTick', 'on')

set(gca, 'TickLabelInterpreter', 'latex')
set(gca, 'FontSize', 15)
set(gca, 'FontName', 'Times New Roman')

hold off

exportgraphics(gcf, 'current.pdf', 'ContentType', 'vector');

%% Es. 1 Carattristica IV (pt 9)

IV = caratteristica_iv('ivI1.txt');

figure 
hold on

plot(IV(:,1), IV(:,2), 'k', 'LineWidth', 1.2)
xline(0, '--k', 'HandleVisibility', 'off');

xregion(-0.4, 0, 'FaceColor', [0.7 0.9 0.9], ...
    'FaceAlpha', 0.5);

xregion(0, 1.2, 'FaceColor', [0.7 0.7 0.9], ...
    'FaceAlpha', 0.5);

xlabel('Tensione di bias, V') 
ylabel('Corrente , A')

legend('Caratteristica $I-V$','Polarizzazione inversa','Polarizzazione diretta','FontSize',12, 'Interpreter', 'latex', 'Location', 'best')


% 6. Assicura che la griglia sia attiva e stilosa
grid on

set(gca, 'TickLabelInterpreter', 'latex'); % Fondamentale per renderizzare x_n/x_p
set(gca, 'TickDir', 'out') % Tacche esterne
set(gca, 'LineWidth', 1.2) % Chiude il grafico in un riquadro (assi dx e alto)
set(gca, 'XMinorTick', 'on')

set(gca, 'TickLabelInterpreter', 'latex')
set(gca, 'FontSize', 15)
set(gca, 'FontName', 'Computer Modern')


hold off

exportgraphics(gcf, 'IV_car.pdf', 'ContentType', 'vector');

%% Esperimento di Heynes Shockley

clc
close all

% Importazione dati
p_14ps = import_HS('HoleChargeConcentration14_HS.txt');
p_7ps = import_HS('HoleChargeConcentration7_HS.txt');
p_8ps = import_HS('HoleChargeConcentration8_HS.txt');
p_6bps = import_HS('HoleChargeConcentration1.86_HS.txt');
p_6ps = import_HS('HoleChargeConcentration6_HS.txt');


% Centratura dei dati
x_14ps = p_14ps(:,1)-170;
p_14ps_val = p_14ps(:,2);

x_7ps = p_7ps(:,1)-170;
p_7ps_val = p_7ps(:,2);

x_8ps = p_8ps(:,1)-170;
p_8ps_val = p_8ps(:,2);

x_6bps = p_6bps(:,1)-170;
p_6bps_val = p_6bps(:,2);

x_6ps = p_6ps(:,1)-170;
p_6ps_val = p_6ps(:,2);

figure
hold on 

% Plot delle curve
plot(x_14ps, p_14ps_val, 'LineWidth', 1.5)
plot(x_8ps, p_8ps_val, 'LineWidth', 1.5)
plot(x_7ps, p_7ps_val, 'LineWidth', 1.5)
plot(x_6ps, p_6bps_val, 'LineWidth', 1.5)
plot(x_6ps, p_6ps_val, 'LineWidth', 1.5)

% Trova posizione del massimo per ogni curva
[~, idx_14ps] = max(p_14ps_val);
[~, idx_8ps] = max(p_8ps_val);
[~, idx_7ps] = max(p_7ps_val);
[~, idx_6ps] = max(p_6ps_val);
[~, idx_6bps] = max(p_6bps_val);

peak_14ps_x = x_14ps(idx_14ps);
peak_8ps_x = x_8ps(idx_8ps);
peak_7ps_x = x_7ps(idx_7ps);
peak_6ps_x = x_6ps(idx_6ps);
peak_6bps_x = x_6bps(idx_6bps);

plot(peak_14ps_x, max(p_14ps_val), 'ko', 'MarkerFaceColor', 'k', 'MarkerSize', 4, 'HandleVisibility', 'off');
plot(peak_6ps_x, max(p_6ps_val), 'ko', 'MarkerFaceColor', 'k', 'MarkerSize', 4, 'HandleVisibility', 'off');
plot(peak_7ps_x, max(p_7ps_val), 'ko', 'MarkerFaceColor', 'k', 'MarkerSize', 4, 'HandleVisibility', 'off');
plot(peak_6bps_x, max(p_6bps_val), 'ko', 'MarkerFaceColor', 'k', 'MarkerSize', 4, 'HandleVisibility', 'off');
plot(peak_8ps_x, max(p_8ps_val), 'ko', 'MarkerFaceColor', 'k', 'MarkerSize', 4, 'HandleVisibility', 'off');


% Formattazione grafico
set(gca, 'Yscale', 'log')
legend('1.0\times10^{-14} s', '1.0\times10^{-8} s', '1.0\times10^{-7} s', '1.0\times10^{-6} s','2.0\times10^{-6} s','FontSize', 12,'Location', 'best')

xlabel('Posizione-x, \mum')
ylabel('Concentrazione di eccesso di lacune, cm^{-3}')
set(gca, 'FontSize', 15, 'FontName', 'Times New Roman')

grid on

set(gca, 'TickLabelInterpreter', 'latex'); % Fondamentale per renderizzare x_n/x_p
set(gca, 'TickDir', 'out') % Tacche esterne
set(gca, 'LineWidth', 1.2) % Chiude il grafico in un riquadro (assi dx e alto)
set(gca, 'XMinorTick', 'on')

set(gca, 'TickLabelInterpreter', 'latex')
set(gca, 'FontSize', 15)
set(gca, 'FontName', 'Computer Modern')

xlim([-170,170])

exportgraphics(gcf, 'Heynes_Shockley.pdf', 'ContentType', 'vector');

hold off

%% calcoli HS
 
% Tempi in secondi
t = [1e-14, 1e-8, 1e-7, 1e-6, 2e-6];

x_cm = [peak_14ps_x, peak_8ps_x, peak_7ps_x, peak_6ps_x, peak_6bps_x] * 1e-4;
x_HS = linspace(1e-14,2e-6,1000);

% Calcola velocità di deriva (regressione lineare semplice)
coefficients = polyfit(t, x_cm, 1);
v_drift = coefficients(1); % cm/s

figure
hold on
plot (t, x_cm, 'o', 'LineWidth',1.2)
plot(x_HS, v_drift*x_HS)
set(gca, 'xscale', 'log')

fprintf('Velocità di deriva: %.2f cm/s\n', v_drift);

% Campo elettrico (dato)
E = 0.6/(340*10^(-4)); % V/cm (valore assoluto)
fprintf('Campo elettrico: %.2f V/cm\n', E);

% Mobilità
mobility = abs(v_drift) / E;
fprintf('Mobilità delle lacune: %.2f cm²/V·s\n', mobility);
